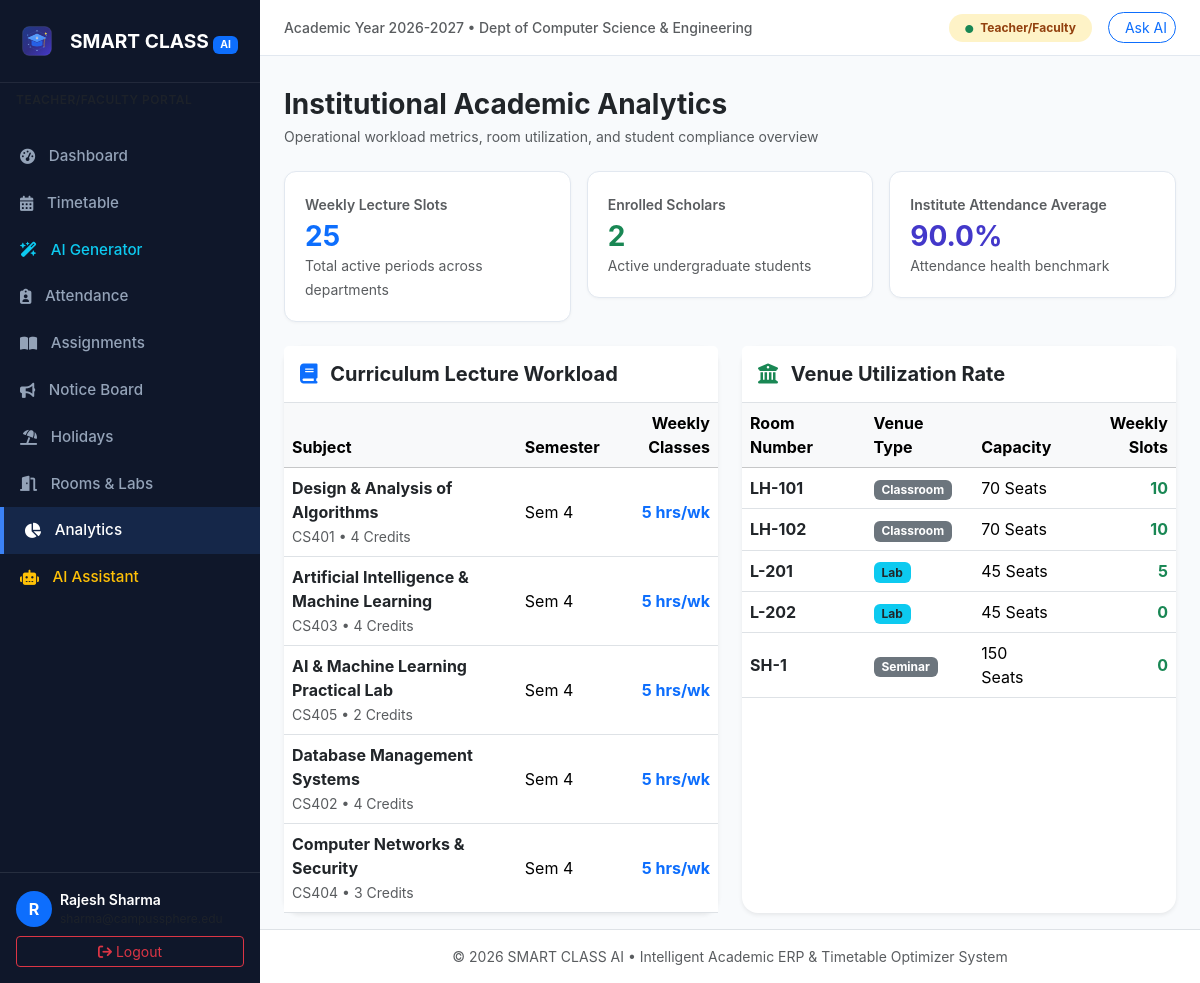
The app's page /analytics/ (signed in) with its own data.
### erp/models.py (models this page shows, shortened)
class Profile(models.Model):
    ROLE_CHOICES = (
        ('student', 'Student'),
        ('teacher', 'Teacher/Faculty'),
        ('admin', 'Admin/Staff'),
    )
    user = models.OneToOneField(User, on_delete=models.CASCADE, related_name='profile')
    role = models.CharField(max_length=20, choices=ROLE_CHOICES, default='student')
    id_number = models.CharField(max_length=50, blank=True, null=True, help_text="Roll No or Faculty ID")
    department = models.CharField(max_length=100, default='Computer Science & Engineering')
    phone = models.CharField(max_length=20, blank=True, null=True)
    semester = models.IntegerField(default=1, blank=True, null=True)
    section = models.CharField(max_length=10, default='A', blank=True, null=True)
    avatar = models.FileField(upload_to='profiles/', blank=True, null=True)

class Subject(models.Model):
    code = models.CharField(max_length=20, unique=True)
    name = models.CharField(max_length=150)
    department = models.CharField(max_length=100, default='Computer Science & Engineering')
    semester = models.IntegerField(default=1)
    credits = models.PositiveIntegerField(default=3)
    faculty = models.ForeignKey(User, on_delete=models.SET_NULL, null=True, blank=True, related_name='assigned_subjects')

class Room(models.Model):
    ROOM_TYPES = (
        ('Classroom', 'Smart Classroom'),
        ('Lab', 'Computer / AI Lab'),
        ('Seminar', 'Seminar Hall'),
        ('Auditorium', 'Auditorium'),
    )
    room_number = models.CharField(max_length=30, unique=True)
    name = models.CharField(max_length=100)
    room_type = models.CharField(max_length=30, choices=ROOM_TYPES, default='Classroom')
    capacity = models.PositiveIntegerField(default=60)
    has_projector = models.BooleanField(default=True)
    is_active = models.BooleanField(default=True)

### erp/views.py (the view)
# urls.py: path('analytics/', views.analytics_view, name='analytics'),
@login_required
def analytics_view(request):
    profile = getattr(request.user, 'profile', None)
    if profile.role == 'student':
        messages.error(request, "Analytics is restricted to Faculty and Administrators.")
        return redirect('dashboard')
    total_classes = ClassSchedule.objects.filter(is_active=True).count()
    total_students = Profile.objects.filter(role='student').count()
    attendance_records = Attendance.objects.all()
    overall_attendance = 0
    if attendance_records.exists():
        overall_attendance = round(attendance_records.filter(status='Present').count() / attendance_records.count() * 100, 1)
    dept_distribution = Profile.objects.filter(role='student').values('department').annotate(count=Count('id'))
    subject_workload = Subject.objects.annotate(classes_count=Count('schedules')).order_by('-classes_count')[:8]
    room_utilization = Room.objects.annotate(classes_count=Count('room_schedules')).order_by('-classes_count')
    context = {
        'total_classes': total_classes,
        'total_students': total_students,
        'overall_attendance': overall_attendance,
        'dept_distribution': dept_distribution,
        'subject_workload': subject_workload,
        'room_utilization': room_utilization,
    }
    return render(request, 'academic/analytics.html', context)

### templates/academic/analytics.html (shortened to what this page needs)
{% extends 'base.html' %}
{% block content %}
<div class="d-flex flex-wrap align-items-center justify-content-between gap-3 mb-4">
    <div>
        <h3 class="fw-bold text-dark mb-1">Institutional Academic Analytics</h3>
        <p class="text-muted small mb-0">Operational workload metrics, room utilization, and student compliance overview</p>
    </div>
</div>
<div class="row g-3 mb-4">
    <div class="col-md-4">
        <div class="stat-card">
            <span class="text-muted small fw-semibold">Weekly Lecture Slots</span>
            <h3 class="fw-bold text-primary mb-0 mt-1">{{ total_classes }}</h3>
            <small class="text-muted">Total active periods across departments</small>
        </div>
    </div>
    <div class="col-md-4">
        <div class="stat-card">
            <span class="text-muted small fw-semibold">Enrolled Scholars</span>
            <h3 class="fw-bold text-success mb-0 mt-1">{{ total_students }}</h3>
            <small class="text-muted">Active undergraduate students</small>
        </div>
    </div>
    <div class="col-md-4">
        <div class="stat-card">
            <span class="text-muted small fw-semibold">Institute Attendance Average</span>
            <h3 class="fw-bold text-indigo mb-0 mt-1" style="color: #4338ca;">{{ overall_attendance }}%</h3>
            <small class="text-muted">Attendance health benchmark</small>
        </div>
    </div>
</div>
<div class="row g-4">
    <div class="col-lg-6">
        <div class="card border-0 shadow-sm rounded-4 h-100">
            <div class="card-header bg-white border-bottom py-3">
                <h5 class="fw-bold mb-0 text-dark">
                    <i class="fa-solid fa-book text-primary me-2"></i> Curriculum Lecture Workload
                </h5>
            </div>
            <div class="card-body p-0">
                <div class="table-responsive">
                    <table class="table table-hover align-middle mb-0">
                        <thead class="table-light">
                            <tr>
                                <th>Subject</th>
                                <th>Semester</th>
                                <th class="text-end">Weekly Classes</th>
                            </tr>
                        </thead>
                        <tbody>
                            {% for subj in subject_workload %}
                            <tr>
                                <td>
                                    <div class="fw-bold text-dark">{{ subj.name }}</div>
                                    <small class="text-muted">{{ subj.code }} • {{ subj.credits }} Credits</small>
                                </td>
                                <td>Sem {{ subj.semester }}</td>
                                <td class="text-end fw-bold text-primary">{{ subj.classes_count }} hrs/wk</td>
                            </tr>
                            {% endfor %}
                        </tbody>
                    </table>
                </div>
            </div>
        </div>
    </div>
    <div class="col-lg-6">
        <div class="card border-0 shadow-sm rounded-4 h-100">
            <div class="card-header bg-white border-bottom py-3">
                <h5 class="fw-bold mb-0 text-dark">
                    <i class="fa-solid fa-building-columns text-success me-2"></i> Venue Utilization Rate
                </h5>
            </div>
            <div class="card-body p-0">
                <div class="table-responsive">
                    <table class="table table-hover align-middle mb-0">
                        <thead class="table-light">
                            <tr>
                                <th>Room Number</th>
                                <th>Venue Type</th>
                                <th>Capacity</th>
                                <th class="text-end">Weekly Slots</th>
                            </tr>
                        </thead>
                        <tbody>
                            {% for rm in room_utilization %}
                            <tr>
                                <td class="fw-bold text-dark">{{ rm.room_number }}</td>
                                <td>
                                    <span class="badge {% if 'Lab' in rm.room_type %}bg-info text-dark{% else %}bg-secondary{% endif %}">
                                        {{ rm.room_type }}
                                    </span>
                                </td>
                                <td>{{ rm.capacity }} Seats</td>
                                <td class="text-end fw-bold text-success">{{ rm.classes_count }}</td>
                            </tr>
                            {% endfor %}
                        </tbody>
                    </table>
                </div>
            </div>
        </div>
    </div>
</div>
{% endblock %}

### templates/base.html (shortened to what this page needs)
{% load static %}
<!DOCTYPE html>
<html lang="en">
<head>
    <link href="https://cdn.jsdelivr.net/npm/bootstrap@5.3.3/dist/css/bootstrap.min.css" rel="stylesheet">
    <link href="https://cdnjs.cloudflare.com/ajax/libs/font-awesome/6.5.1/css/all.min.css" rel="stylesheet">
    <link href="{% static 'css/style.css' %}" rel="stylesheet">
</head>
<body>
    {% if user.is_authenticated %}
    <div class="app-wrapper">
        <nav class="sidebar">
            <div class="sidebar-brand">
                <img src="{% static 'images/logo.svg' %}" alt="Logo" width="34" height="34" class="me-1">
                <span>SMART CLASS <span class="badge bg-primary text-white" style="font-size: 0.65rem;">AI</span></span>
            </div>
            <div class="px-3 py-2 text-muted small text-uppercase fw-semibold" style="letter-spacing: 0.5px; font-size: 0.75rem;">
            </div>
            <ul class="sidebar-menu flex-grow-1">
                <li>
                    <a href="{% url 'dashboard' %}" class="{% if request.resolver_match.url_name in 'dashboard,student_dashboard,teacher_dashboard,admin_dashboard' %}active{% endif %}">
                        <i class="fa-solid fa-gauge-high"></i> Dashboard
                    </a>
                </li>
                <li>
                    <a href="{% url 'view_timetable' %}" class="{% if 'timetable' in request.path and 'ai-generator' not in request.path %}active{% endif %}">
                        <i class="fa-solid fa-calendar-days"></i> Timetable
                    </a>
                </li>
                {% if user.profile.role != 'student' %}
                <li>
                    <a href="{% url 'ai_timetable' %}" class="{% if 'ai-generator' in request.path %}active{% endif %} text-info">
                        <i class="fa-solid fa-wand-magic-sparkles"></i> AI Generator
                    </a>
                </li>
                {% endif %}
                <li>
                    <a href="{% url 'attendance_list' %}" class="{% if 'attendance' in request.path %}active{% endif %}">
                        <i class="fa-solid fa-clipboard-user"></i> Attendance
                    </a>
                </li>
                <li>
                    <a href="{% url 'assignment_list' %}" class="{% if 'assignments' in request.path %}active{% endif %}">
                        <i class="fa-solid fa-book-open"></i> Assignments
                    </a>
                </li>
                <li>
                    <a href="{% url 'notice_list' %}" class="{% if 'notices' in request.path %}active{% endif %}">
                        <i class="fa-solid fa-bullhorn"></i> Notice Board
                    </a>
                </li>
                <li>
                    <a href="{% url 'holiday_list' %}" class="{% if 'holidays' in request.path %}active{% endif %}">
                        <i class="fa-solid fa-umbrella-beach"></i> Holidays
                    </a>
                </li>
                <li>
                    <a href="{% url 'room_list' %}" class="{% if 'rooms' in request.path %}active{% endif %}">
                        <i class="fa-solid fa-door-open"></i> Rooms & Labs
                    </a>
                </li>
                {% if user.profile.role != 'student' %}
                <li>
                    <a href="{% url 'analytics' %}" class="{% if 'analytics' in request.path %}active{% endif %}">
                        <i class="fa-solid fa-chart-pie"></i> Analytics
                    </a>
                </li>
                {% endif %}
                <li>
                    <a href="{% url 'ai_assistant' %}" class="{% if 'ai-assistant' in request.path %}active{% endif %} text-warning">
                        <i class="fa-solid fa-robot"></i> AI Assistant
                    </a>
                </li>
            </ul>
            <div class="p-3 border-top border-secondary border-opacity-25">
                <div class="d-flex align-items-center gap-2">
                    <div class="rounded-circle bg-primary text-white d-flex align-items-center justify-content-center fw-bold" style="width: 36px; height: 36px;">
                        {{ user.first_name|default:user.username|slice:":1"|upper }}
                    </div>
                    <div class="overflow-hidden">
                        <div class="text-white text-truncate fw-semibold small">{{ user.get_full_name|default:user.username }}</div>
                        <div class="text-muted text-truncate" style="font-size: 0.75rem;">{{ user.email }}</div>
                    </div>
                </div>
                <a href="{% url 'logout' %}" class="btn btn-outline-danger btn-sm w-100 mt-2">
                    <i class="fa-solid fa-arrow-right-from-bracket"></i> Logout
                </a>
            </div>
        </nav>
        <div class="main-content">
            <header class="top-navbar">
                <div class="d-flex align-items-center gap-2">
                    <span class="text-muted small fw-medium">Academic Year 2026-2027 • Dept of Computer Science & Engineering</span>
                </div>
                <div class="d-flex align-items-center gap-3">
                    <span class="badge rounded-pill px-3 py-2
                        {% if user.profile.role == 'student' %}badge-role-student
                        {% elif user.profile.role == 'teacher' %}badge-role-teacher
                        {% else %}badge-role-admin{% endif %}">
                        <i class="fa-solid fa-circle text-success me-1" style="font-size: 0.5rem;"></i>
                        {{ user.profile.get_role_display|default:"User" }}
                    </span>
                    <a href="{% url 'ai_assistant' %}" class="btn btn-sm btn-outline-primary rounded-pill">
                         Ask AI
                    </a>
                </div>
            </header>
            <div class="container-fluid px-4 pt-3">
            </div>
            <main class="container-fluid px-4 py-3 flex-grow-1">
                {% block content %}{% endblock %}
            </main>
            <footer class="py-3 px-4 border-top text-center text-muted small bg-white mt-auto">
                © 2026 SMART CLASS AI • Intelligent Academic ERP & Timetable Optimizer System
            </footer>
        </div>
    </div>
    {% else %}
    {% block public_content %}{% endblock %}
    {% endif %}
</body>
</html>

### static/css/style.css (style rules this page uses)
:root { --brand-primary: #1e3a8a; --brand-secondary: #4338ca; --brand-accent: #3b82f6; --sidebar-bg: #0f172a; --sidebar-text: #94a3b8; --sidebar-active: #3b82f6; --card-bg: #ffffff; --body-bg: #f8fafc; --text-main: #1e293b; --text-muted: #64748b; --border-color: #e2e8f0; }
body { background-color: var(--body-bg); color: var(--text-main); font-family: -apple-system, BlinkMacSystemFont, "Segoe UI", Roboto, "Helvetica Neue", Arial, sans-serif; min-height: 100vh; }
.app-wrapper { display: flex; min-height: 100vh; }
.sidebar { width: 260px; background-color: var(--sidebar-bg); color: var(--sidebar-text); flex-shrink: 0; display: flex; flex-direction: column; transition: all 0.3s ease; }
.sidebar-brand { padding: 1.5rem 1.25rem; font-size: 1.2rem; font-weight: 700; color: #ffffff; display: flex; align-items: center; gap: 0.75rem; border-bottom: 1px solid rgba(255, 255, 255, 0.08); }
.sidebar-menu { padding: 1rem 0; list-style: none; margin: 0; }
.sidebar-menu li a { display: flex; align-items: center; gap: 0.85rem; padding: 0.75rem 1.25rem; color: var(--sidebar-text); text-decoration: none; font-weight: 500; font-size: 0.95rem; transition: all 0.2s; }
.sidebar-menu li a:hover, .sidebar-menu li a.active { color: #ffffff; background-color: rgba(59, 130, 246, 0.15); border-left: 4px solid var(--sidebar-active); }
.main-content { flex-grow: 1; display: flex; flex-direction: column; overflow-x: hidden; }
.top-navbar { background-color: #ffffff; border-bottom: 1px solid var(--border-color); padding: 0.75rem 1.5rem; display: flex; align-items: center; justify-content: space-between; }
.stat-card { background: #ffffff; border-radius: 12px; padding: 1.25rem; border: 1px solid var(--border-color); box-shadow: 0 1px 3px rgba(0,0,0,0.04); transition: transform 0.2s ease, box-shadow 0.2s ease; }
.badge-role-teacher { background-color: #fef3c7; color: #92400e; }

### records on screen
Subject: name "Design & Analysis of Algorithms", code "CS401", credits "4", semester "4", classes_count "5"
Subject: name "Artificial Intelligence & Machine Learning", code "CS403", credits "4", semester "4", classes_count "5"
Subject: name "AI & Machine Learning Practical Lab", code "CS405", credits "2", semester "4", classes_count "5"
Subject: name "Database Management Systems", code "CS402", credits "4", semester "4", classes_count "5"
Subject: name "Computer Networks & Security", code "CS404", credits "3", semester "4", classes_count "5"
Room: room_number "LH-101", room_type "Classroom", capacity "70", classes_count "10"
Room: room_number "LH-102", room_type "Classroom", capacity "70", classes_count "10"
Room: room_number "L-201", room_type "Lab", capacity "45", classes_count "5"
Room: room_number "L-202", room_type "Lab", capacity "45", classes_count "0"
Room: room_number "SH-1", room_type "Seminar", capacity "150", classes_count "0"

### other values on screen
{{ user.first_name|default:user.username|slice:":1"|upper }} "R"
{{ user.get_full_name|default:user.username }} "Rajesh Sharma"
{{ user.profile.get_role_display|default:"User" }} "Teacher/Faculty"
{{ total_classes }} "25"
{{ total_students }} "2"
{{ overall_attendance }} "90.0"
